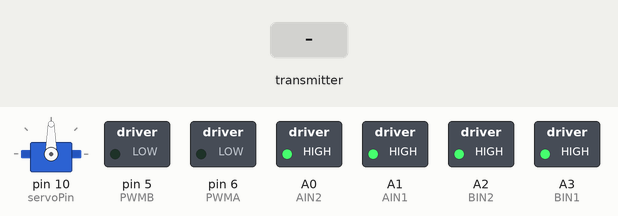
Simulated run of this sketch. Board: Arduino Uno, built with avr-gcc and run on an emulated ATmega328P. On the bench: servo, switched loads named in the sketch (green lamp = pin HIGH). Inputs (shaded band) come from the test bench. No radio packets arrive unless stated.

Above: at 1.2 s.
1.3 s: the transmitter starts sending speedmotorLeft = 256
At 2.3 s:
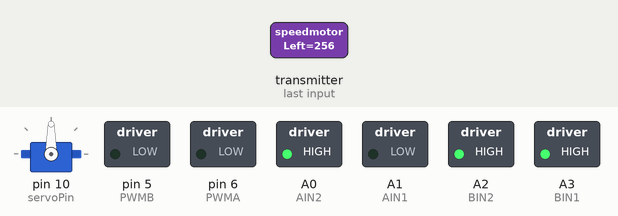
2.8 s: the transmitter starts sending speedmotorRight = 256
At 3.6 s:
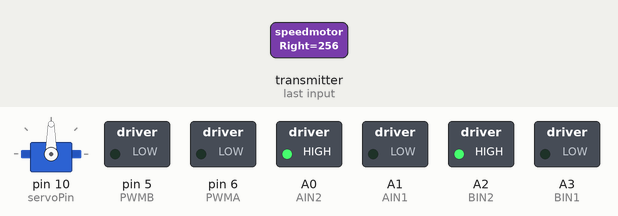
4.3 s: the transmitter starts sending Angle = 0
At 4.8 s:
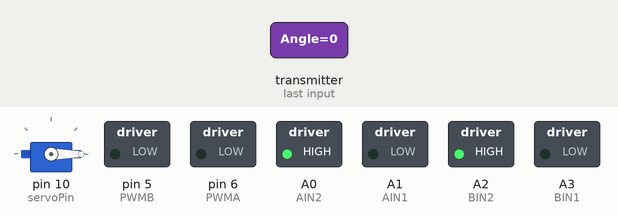
5.8 s: the transmitter starts sending speedmotorLeft = 0
At 6.1 s:
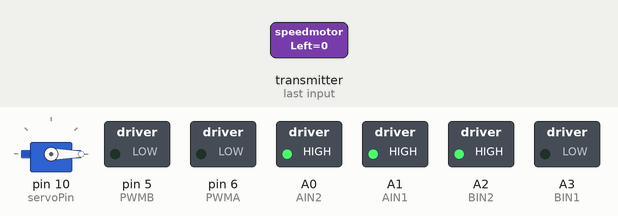
7.3 s: the transmitter starts sending speedmotorRight = 0
At 8.1 s:
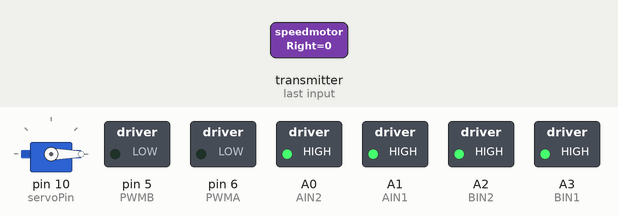
8.8 s: the transmitter starts sending Angle = 45
At 9.4 s:
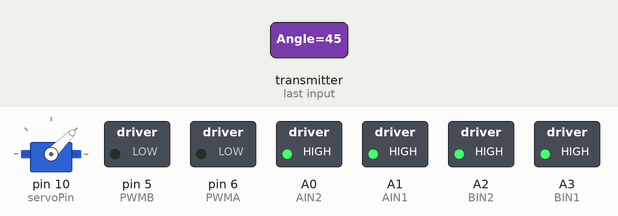
Timing chart, 0 to 11.3 s (numbered marks = the images above; inputs shaded):
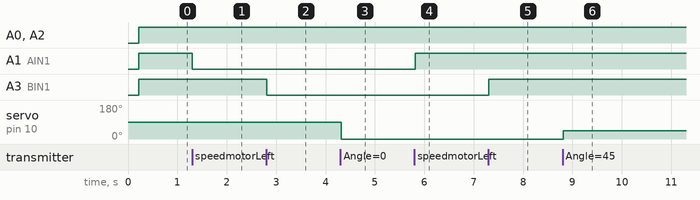

The sketch:

aw_control_receiver.ino
```cpp
#include <SPI.h>
#include "RF24.h"
#include <PWMServo.h>

//motori
const int AIN1 = A1;//PHASE
const int AIN2 = A0;//PHASE
const int PWMA = 6;
const int BIN1 = A3;//PHASE
const int BIN2 = A2;//PHASE
const int PWMB = 5;

//arma
int servoPin = 10;
PWMServo servoarma;

bool reverseM1 = false;
bool reverseM2 = false;

bool radioNumber = 1;
const uint64_t READ_ADDR = 0xe197c02702;//0xe197c02702


RF24 radio(7, 8);

typedef struct {
  int16_t speedmotorLeft;
  int16_t speedmotorRight;
  int16_t weaponStrenght;
  int16_t Angle;
  int16_t weaponArg1;
  int8_t Fire;
}
A_t;

A_t sentData;
unsigned long current_time;
unsigned long Last_Data_Time;
unsigned long FailSafe_Time = 200;
bool FailSafe;
int PWM;

void setup() {

  //esc motori
  //Serial.begin(115200);
  pinMode(AIN1, OUTPUT);
  digitalWrite(AIN1, LOW);
  pinMode(AIN2, OUTPUT);
  digitalWrite(AIN2, LOW);
  pinMode(PWMA, OUTPUT);
  digitalWrite(PWMA, LOW);


  pinMode(BIN1, OUTPUT);
  digitalWrite(BIN1, LOW);
  pinMode(BIN2, OUTPUT);
  digitalWrite(BIN2, LOW);
  pinMode(PWMB, OUTPUT);
  digitalWrite(PWMB, LOW);
  //esc arma
  servoarma.attach(servoPin);
  sentData.Angle = 90;

  radio.begin();
  radio.setPALevel(RF24_PA_LOW);
  radio.openReadingPipe(1, READ_ADDR);
  radio.startListening();
}

void loop() {
  if (radio.available()){
    //Serial.print("connected \t");
    while (radio.available()){
      radio.read( &sentData, sizeof(sentData) );
      Last_Data_Time = millis();
      FailSafe = false;
    }
    setMAspeed(sentData.speedmotorLeft);
    setMBspeed(sentData.speedmotorRight);
    servoarma.write(sentData.Angle);

  }else{
    //Serial.print("not connected \t");
  }

  if (!radio.available()){
    current_time = millis();
    Serial.print(current_time - Last_Data_Time);
    Serial.print(" ");
    if (current_time - Last_Data_Time > FailSafe_Time){
      FailSafe = true;
    }
  }

  if (FailSafe){
    Serial.print("\t Failsafe");
    failsafe();
  }

  /*
    Serial.print("FailSafe: ");
    Serial.print(FailSafe);
    Serial.print("\t millis: ");
    time = millis();
    Serial.print(time);
    Serial.print("\t radio: ");
    Serial.print(radio.available());
    Serial.println(sentData.speedmotor1);

    Serial.print("in1: ");
    Serial.print(sentData.speedmotor1);
    Serial.print("in12: ");
    Serial.println(sentData.speedmotor2);
    //*/
  Serial.println();
  delay(10);
}

void setMAspeed(int pwm1) {
  if (pwm1 == 0) {
    analogWrite(PWMA, pwm1);
    digitalWrite(AIN1, HIGH);
    digitalWrite(AIN2, HIGH);
    return;
  }
  if (pwm1 < 0) {
    analogWrite(PWMA, -pwm1);
    digitalWrite(AIN1, HIGH);
    digitalWrite(AIN2, LOW);
    return;
  }
  if (pwm1 > 0) {
    analogWrite(PWMA, pwm1);
    digitalWrite(AIN1, LOW);
    digitalWrite(AIN2, HIGH);
  }
}

void setMBspeed(int pwm2) {
  if (pwm2 == 0) {
    analogWrite(PWMB, pwm2);
    digitalWrite(BIN1, HIGH);
    digitalWrite(BIN2, HIGH);
    return;
  }
  if (pwm2 < 0) {
    analogWrite(PWMB, -pwm2);
    digitalWrite(BIN1, HIGH);
    digitalWrite(BIN2, LOW);
    return;
  }
  if (pwm2 > 0) {
    analogWrite(PWMB, pwm2);
    digitalWrite(BIN1, LOW);
    digitalWrite(BIN2, HIGH);
  }
}

void failsafe() {
  setMAspeed(0);
  setMBspeed(0);
  servoarma.write(90);
}
```

Measured:
- after the input at 1.3 s, A1 (AIN1): HIGH → LOW at once
- after the input at 2.8 s, A3 (BIN1): HIGH → LOW at once
- after the input at 4.3 s, servo on pin 10 (servoPin): 90° → 0° at once
- after the input at 5.8 s, A1 (AIN1): LOW → HIGH at once
- after the input at 7.3 s, A3 (BIN1): LOW → HIGH at once
- after the input at 8.8 s, servo on pin 10 (servoPin): 0° → 45° at once
